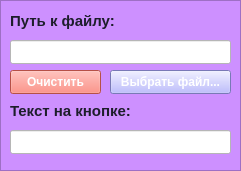
   <widget class="QFrame" name="frame_9">
    <property name="geometry">
     <rect>
      <x>510</x>
      <y>370</y>
      <width>241</width>
      <height>171</height>
     </rect>
    </property>
    <property name="styleSheet">
     <string notr="true">background-color: rgb(205, 144, 255);</string>
    </property>
    <property name="frameShape">
     <enum>QFrame::Shape::StyledPanel</enum>
    </property>
    <property name="frameShadow">
     <enum>QFrame::Shadow::Raised</enum>
    </property>
    <widget class="QLabel" name="label_23">
     <property name="geometry">
      <rect>
       <x>10</x>
       <y>10</y>
       <width>151</width>
       <height>21</height>
      </rect>
     </property>
     <property name="font">
      <font>
       <family>Yu Gothic UI</family>
       <pointsize>11</pointsize>
       <bold>true</bold>
      </font>
     </property>
     <property name="styleSheet">
      <string notr="true">color: rgb(29, 29, 43);
background-color: rgba(255, 255, 255, 0);
border: none;</string>
     </property>
     <property name="text">
      <string>Путь к файлу:</string>
     </property>
    </widget>
    <widget class="QLineEdit" name="lineEditFile_9">
     <property name="geometry">
      <rect>
       <x>10</x>
       <y>40</y>
       <width>221</width>
       <height>24</height>
      </rect>
     </property>
     <property name="font">
      <font>
       <family>Yu Gothic UI</family>
       <pointsize>10</pointsize>
      </font>
     </property>
     <property name="styleSheet">
      <string notr="true">background-color: rgb(255, 255, 255);
color: rgb(38, 38, 38);</string>
     </property>
     <property name="readOnly">
      <bool>true</bool>
     </property>
    </widget>
    <widget class="QPushButton" name="BrowseButton_9">
     <property name="geometry">
      <rect>
       <x>110</x>
       <y>70</y>
       <width>121</width>
       <height>24</height>
      </rect>
     </property>
     <property name="font">
      <font>
       <family>Yu Gothic UI</family>
       <pointsize>9</pointsize>
       <bold>true</bold>
      </font>
     </property>
     <property name="styleSheet">
      <string notr="true">QPushButton {
   background-color: rgb(170, 170, 255);
  
	color: rgb(255, 255, 255);
   qproperty-wordWrap: true;
}
QPushButton:hover {
   background-color: rgb(150, 150, 235);
}
QPushButton:pressed {
   background-color: rgb(130, 130, 215);
}</string>
     </property>
     <property name="text">
      <string>Выбрать файл...</string>
     </property>
    </widget>
    <widget class="QLabel" name="label_24">
     <property name="geometry">
      <rect>
       <x>10</x>
       <y>100</y>
       <width>151</width>
       <height>21</height>
      </rect>
     </property>
     <property name="font">
      <font>
       <family>Yu Gothic UI</family>
       <pointsize>11</pointsize>
       <bold>true</bold>
      </font>
     </property>
     <property name="styleSheet">
      <string notr="true">color: rgb(29, 29, 43);
background-color: rgba(255, 255, 255, 0);
border: none;</string>
     </property>
     <property name="text">
      <string>Текст на кнопке:</string>
     </property>
    </widget>
    <widget class="QLineEdit" name="lineEditText_9">
     <property name="geometry">
      <rect>
       <x>10</x>
       <y>130</y>
       <width>221</width>
       <height>24</height>
      </rect>
     </property>
     <property name="font">
      <font>
       <family>Yu Gothic UI</family>
       <pointsize>10</pointsize>
      </font>
     </property>
     <property name="styleSheet">
      <string notr="true">background-color: rgb(255, 255, 255);
color: rgb(38, 38, 38);</string>
     </property>
     <property name="maxLength">
      <number>50</number>
     </property>
    </widget>
    <widget class="QPushButton" name="CleanButton_9">
     <property name="geometry">
      <rect>
       <x>10</x>
       <y>70</y>
       <width>91</width>
       <height>24</height>
      </rect>
     </property>
     <property name="font">
      <font>
       <family>Yu Gothic UI</family>
       <pointsize>9</pointsize>
       <bold>true</bold>
      </font>
     </property>
     <property name="styleSheet">
      <string notr="true">QPushButton {
   background-color: rgb(255, 112, 99);
	color: rgb(255, 255, 255);
   qproperty-wordWrap: true;
}
QPushButton:hover {
	background-color: rgb(190, 94, 83);
}
QPushButton:pressed {
	background-color: rgb(170, 84, 74);
}</string>
     </property>
     <property name="text">
      <string>Очистить</string>
     </property>
    </widget>
   </widget>
